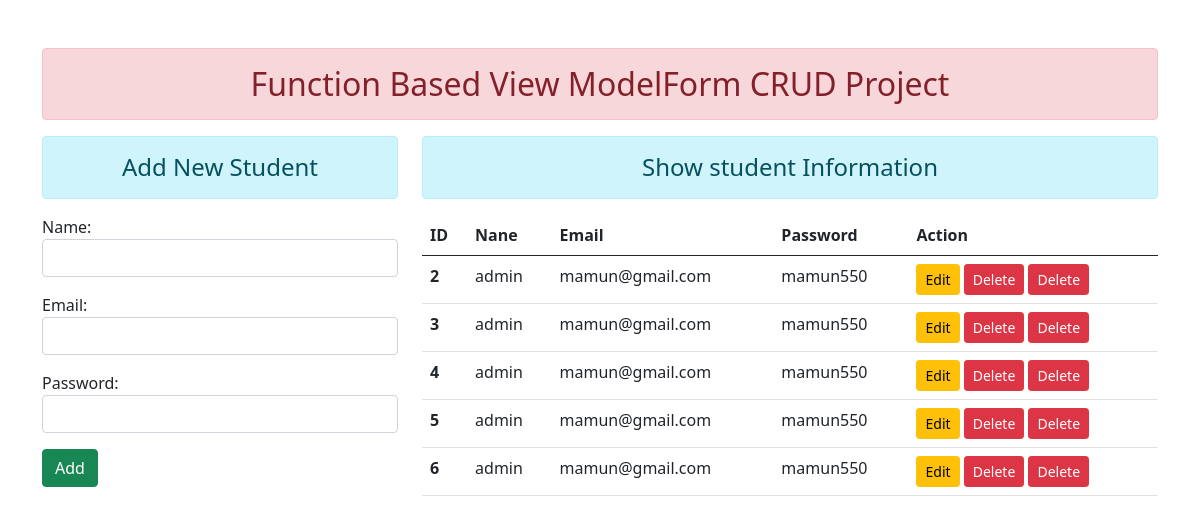
/home/, run on the app's committed database.
### enroll/models.py (models this page shows)
class studentinfo(models.Model):
    name=models.CharField(max_length=100)
    email=models.EmailField()
    password=models.CharField(max_length=100)

### enroll/views.py (the view)
# urls.py: path('', views.homepage ,name='home'),
def homepage (request):
    if request.method =='POST':
        fm=forms.studentforms(request.POST)
        if fm.is_valid():
             nm=fm.cleaned_data['name']
             eml=fm.cleaned_data['email']
             pas=fm.cleaned_data['password']
             row=models.studentinfo(name=nm,email=eml,password=pas)
             row.save()
    else:
        fm=forms.studentforms()
    std=models.studentinfo.objects.all()
    return render(request,'enrollhtml/adddata.html',{'form':fm,'st':std,})

### enroll/forms.py
class studentforms(forms.ModelForm):
    class Meta:
        model=studentinfo
        fields=['name','email','password']
        widgets={
            'name':forms.TextInput(attrs={'class':'form-control'} ),
            'email':forms.EmailInput(attrs={'class':'form-control'}),
            'password':forms.PasswordInput(render_value=True,attrs={'class':'form-control'}),
            }

### enroll/templates/enrollhtml/adddata.html (shortened to what this page needs)
{% extends 'enrollhtml/index.html' %}
  {% block content %}
  <div class="row">
    <div class="col-sm-4">
	  <h4 class="text-center alert alert-info">Add New Student</h4>
	  <form action="" method='POST'>
	  {{form.as_p}}
	  <input type="submit" value='Add' class="btn btn-success" />
       </form>
	</div>
		<div class="col-sm-8">
		  <h4 class="text-center alert alert-info">Show student Information</h4>
		  {% if st %}
		     <table class="table table-hover">
				  <thead>
					<tr>
					  <th scope="col">ID</th>
					  <th scope="col">Nane</th>
					  <th scope="col">Email</th>
					  <th scope="col">Password</th>
					  <th scope="col">Action</th>
					</tr>
				  </thead>
				  <tbody>
				  {% for s in st%}
					<tr>
					  <th scope="row">{{s.id}}</th>
					  <td>{{s.name}}</td>
					  <td>{{s.email}}</td>
					  <td>{{s.password}}</td>
					  <td>
					    <a href="{% url 'editinfo' s.id %}" class="btn btn-warning btn-sm">Edit</a>
					<a href="{% url 'deleteinfo1' s.id %}" class="btn btn-danger btn-sm">Delete</a>
						<form action="{% url 'deleteinfo' s.id %}" method="POST" class='d-inline'>
						 <input type="submit" value="Delete" class="btn btn-danger btn-sm "/>
						</form>
					  </td>
					</tr>
				  {% endfor %}
				  </tbody>
			 </table>
		  {% else %}
		   <h4 class="text-center alert alert-warning">No Data</h4>
		  {% endif %}
		</div>
  </div>
  {% endblock content %}

### enroll/templates/enrollhtml/index.html (shortened to what this page needs)
<!DOCTYPE HTML>
{% load static %}
<html lang="en-US">
<head>
	<link rel="stylesheet" href="{% static 'enroll/css/bootstrap.css' %}" />
	<link rel="stylesheet" href="{% static 'enroll/css/style.css' %}" />
</head>
<body>
 <div class="container mt-5">
   <h2 class="text-center alert alert-danger"> Function Based View ModelForm CRUD Project</h2>
   {% block content %}{% endblock content %}
 </div>
</body>
</html>

### data on the page
studentinfo: id "2", name "admin", email "mamun@gmail.com", password "mamun550"
studentinfo: id "3", name "admin", email "mamun@gmail.com", password "mamun550"
studentinfo: id "4", name "admin", email "mamun@gmail.com", password "mamun550"
studentinfo: id "5", name "admin", email "mamun@gmail.com", password "mamun550"
studentinfo: id "6", name "admin", email "mamun@gmail.com", password "mamun550"
